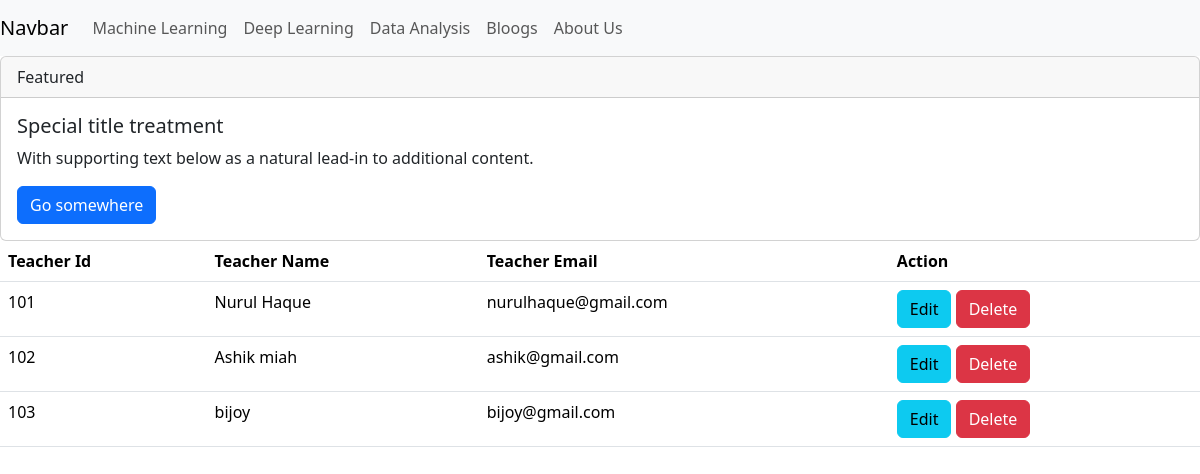
The page /about-us/index/ on the database as committed earlier.
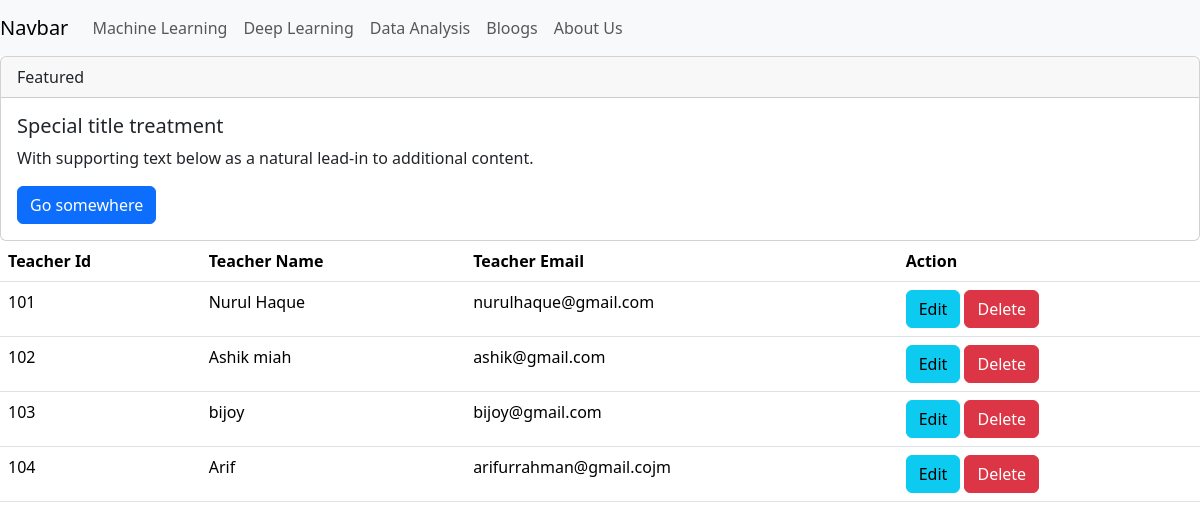
The same page on the database as committed later.
### About_us/models.py (models this page shows)
class Teacher(models.Model):
    tid = models.IntegerField()
    tname = models.CharField(max_length=50)
    emain = models.EmailField(max_length=254)

### About_us/views.py (the view)
# urls.py: path('index/', views.about_index, name='about'),
def about_index(request):
    teachers = Teacher.objects.all()
    return render(request, 'AboutUs/about_us.html', {'thr': teachers})

### templates/AboutUs/about_us.html (shortened to what this page needs)
{% extends 'Layout/common.html' %}
{% block main %}
<div class="card">
    <div class="card-header">
      Featured
    </div>
    <div class="card-body">
      <h5 class="card-title">Special title treatment</h5>
      <p class="card-text">With supporting text below as a natural lead-in to additional content.</p>
      <a href="#" class="btn btn-primary">Go somewhere</a>
    </div>
</div>
<table class="table">
  <thead>
    <tr>
      <th scope="col">Teacher Id</th>
      <th scope="col">Teacher Name</th>
      <th scope="col">Teacher Email</th>
      <th scope="col">Action</th>
    </tr>
  </thead>
  <tbody>
    {% if thr %}
      {% for data in thr %}
        <tr>
          <td> {{data.tid}} </td>
          <td> {{data.tname}} </td>
          <td> {{data.emain}} </td>
          <td>
            <button class="btn btn-info">Edit</button>
            <button class="btn btn-danger">Delete</button>
          </td>
        </tr>
      {% endfor %}
    {% else %}
      <tr class="text-danger">No data found</tr>
    {% endif %}
  </tbody>
</table>
{% endblock main %}

### templates/Layout/common.html (shortened to what this page needs)
<!doctype html>
<html lang="en">
  <head>
    <link href="https://cdn.jsdelivr.net/npm/bootstrap@5.3.3/dist/css/bootstrap.min.css" rel="stylesheet">
  </head>
  <body>
    <nav class="navbar navbar-expand-lg navbar-light bg-light">
        <a class="navbar-brand" href="#">Navbar</a>
        <div class="collapse navbar-collapse" id="navbarNav">
          <ul class="navbar-nav">
            <li class="nav-item active">
              <a class="nav-link" href="{% url 'machine.index' %}">Machine Learning</a>
            </li>
            <li class="nav-item">
              <a class="nav-link" href="{% url 'deep-learning'  %}">Deep Learning</a>
            </li>
            <li class="nav-item">
              <a class="nav-link" href="{% url 'data-analysis'  %}">Data Analysis</a>
            </li>
            <li class="nav-item">
              <a class="nav-link " href="{% url 'bloogs'  %}">Bloogs</a>
            </li>
            <li class="nav-item">
            <a class="nav-link " href="{% url 'about'  %}">About Us</a>
            </li>
          </ul>
        </div>
      </nav>
      {% block main %}{% endblock main %}
  </body>
</html>

Rows that differ between the two databases and show on the page:
added Teacher: tid "104", tname "Arif", emain "arifurrahman@gmail.cojm"
